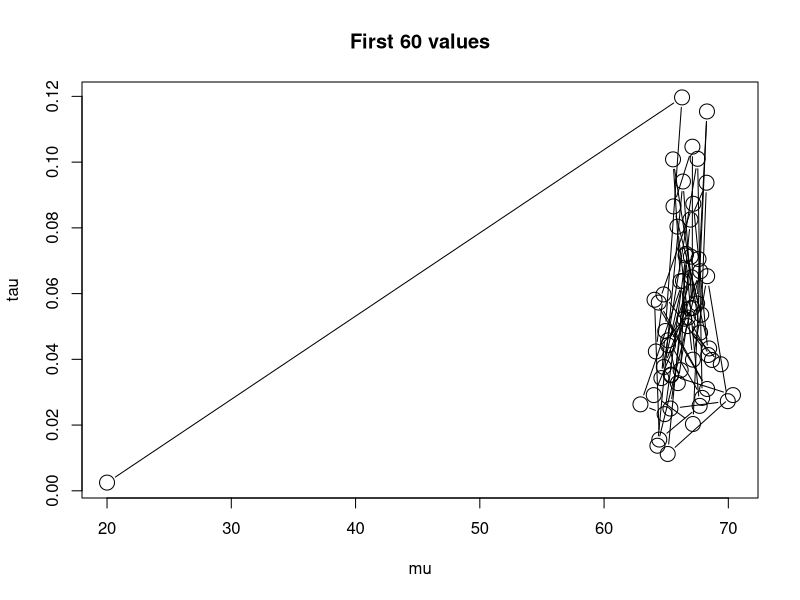
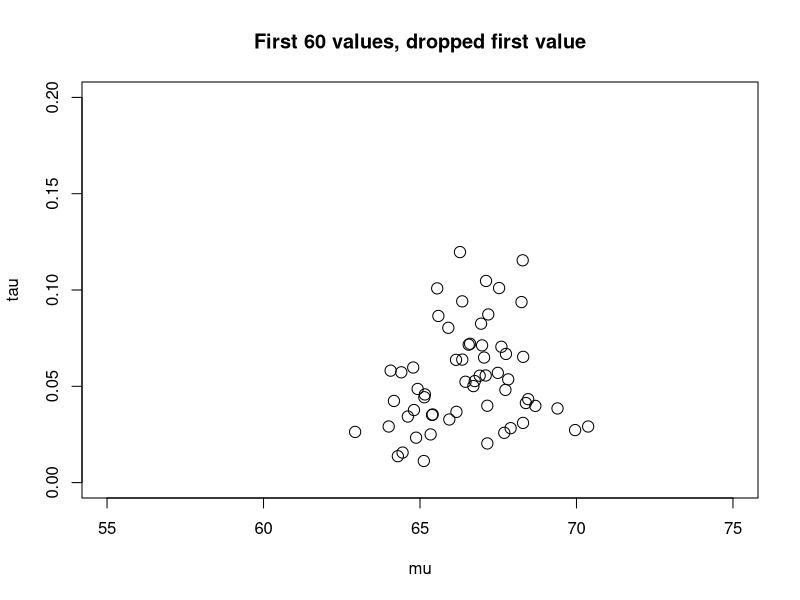
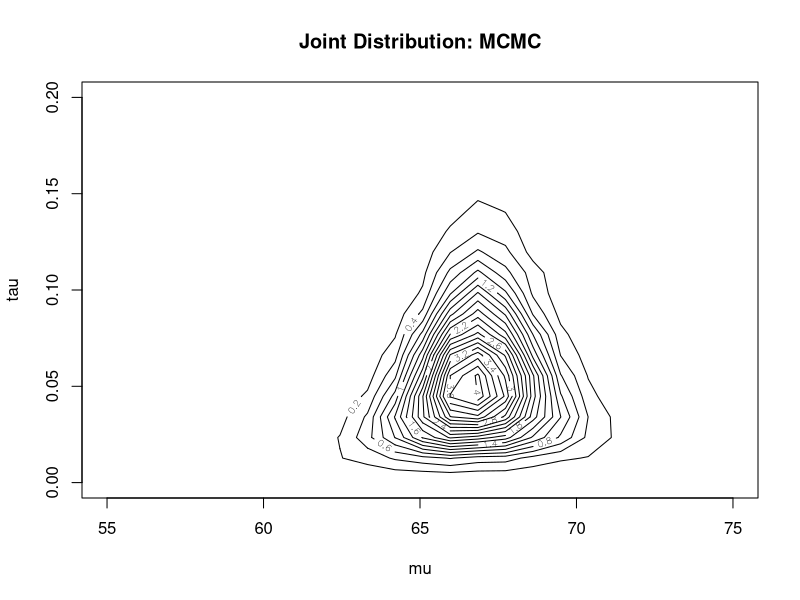
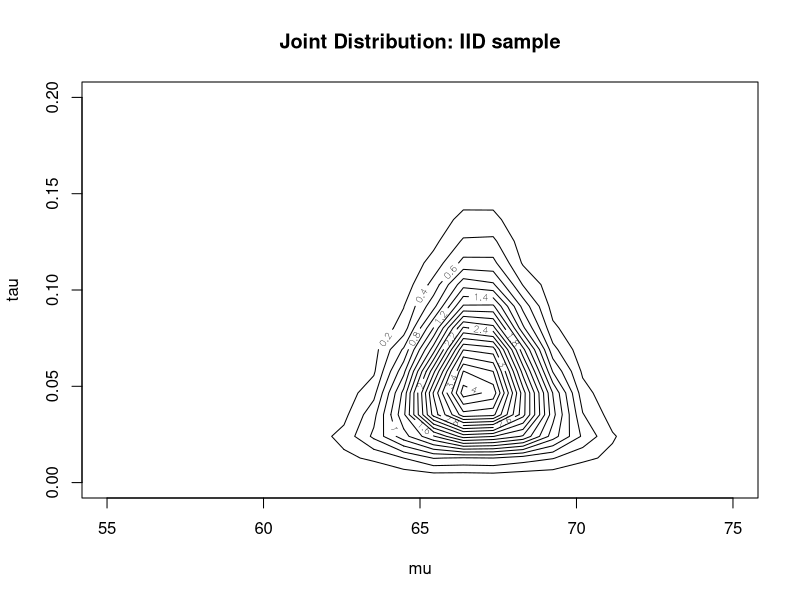
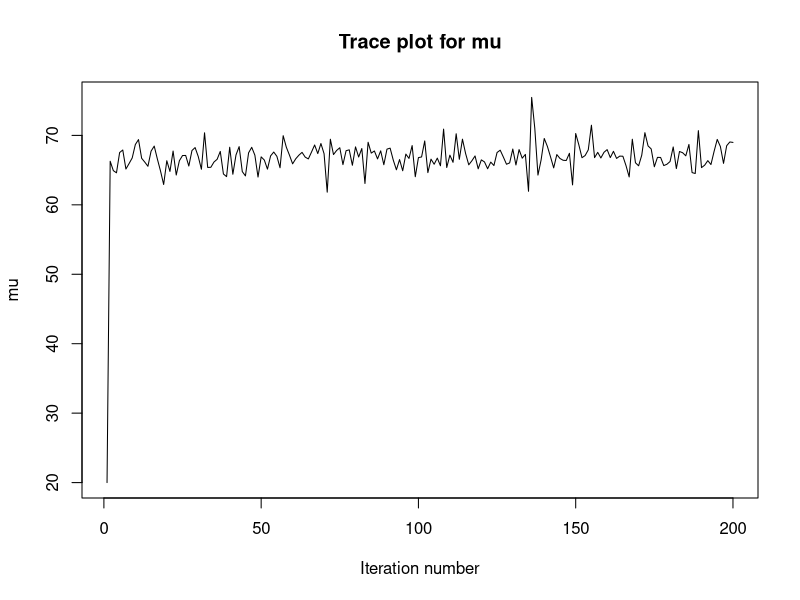
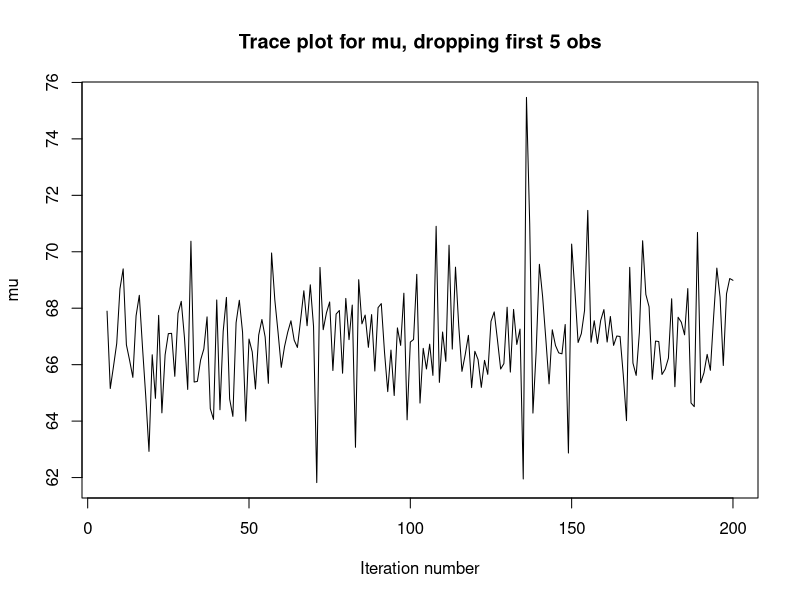
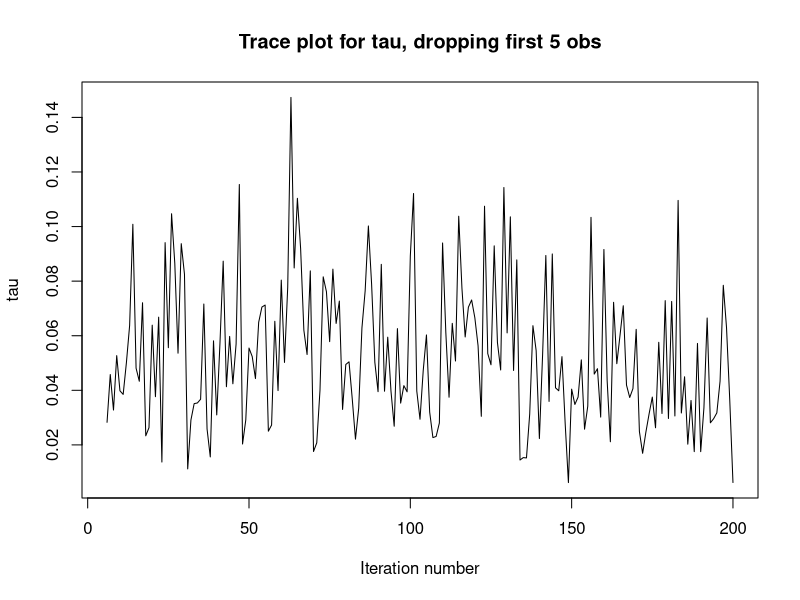
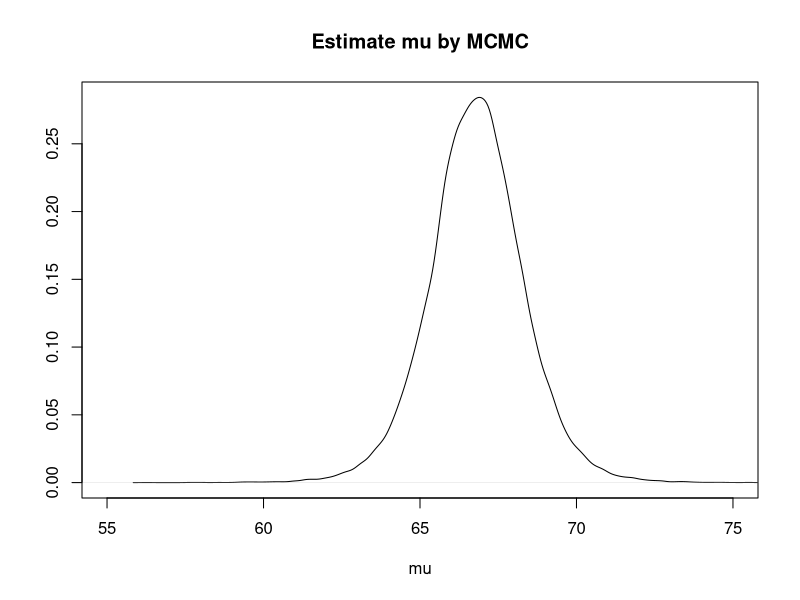

These charts were generated, in order, by the following R code:
#
#  SimplMCMC.r
#  January 24,2011
#  This file will generate an MCMC sample of normal data 
#   and produce a series of plots for this data
#
#  NOTE: all plot files are saved to directory: 
#     "c:/mike workstation/bayescourse9/plots."   
#  You may want to change this....
#

# prior
mu0<-66; theta<-4; alp<-1; bet<-25

# data
x<-c(64, 73, 64, 63, 69, 71)
xbar<-mean(x)
n<-length(x)

# starting values
muStart<-20;tauStart<-0.0025;

#  MCMC parameters
nbig<-50000; 
set.seed(333); # The purpose of set.seed is to get the same random values

if(T){        # set to true to rerun the MCMC
# Initialize chain
mu<-rep(nbig, 0)
tau<-rep(nbig,0)

mu[1]<-muStart; tau[1]<-tauStart

mu0p<- (theta*mu0+n*xbar)/(theta+n)  # does not change in loop
alpp<-alp+(0.5)*(n+1)                # does not change in loop

tau0p<-rep(nbig,0)
betp<-rep(nbig,0)

for(i in 2:nbig){
	# sample mu
	tau0p[i]<-tau[i-1]*(n+theta)
	mu[i]<-rnorm(1,mean=mu0p,sd=1/sqrt(tau0p[i]))
	
	# sample tau
	betp[i]<- bet+ 0.5*( sum( (x-mu[i])^2) + theta*(mu[i]-mu0p)^2)
	tau[i]<-rgamma(1,alpp,betp[i])
}
}
#  the following command will give the first 20 values:
 cbind(mu,tau)[1:20,]

# The next group of plots will plot the values as the get sampled in time.  
#
# Please note, that the below command write the plots to a postscript file
# to the directory: ``\verb+c:/mike workstation/bayescourse9/plots+''. If you 
# don't have such a directory, then you need to create it or better yet, change
# the directory name in the below commands.


#
#  plots the values as they get sampled in time
#
postscript(file="c:/mike workstation/bayescourse9/plots/lec2Ex7Sd.eps",
onefile=FALSE,print.it=F)

iind1<-seq(1:60)

plot(mu[iind1],tau[iind1],type="n", xlab="mu", ylab="tau")
lines(mu[1:60],tau[1:60],type="b", cex=2)
title(main="First 60 values")

dev.off()
##################################

postscript(file="c:/mike workstation/bayescourse9/plots/lec2Ex7S2c.eps",
onefile=FALSE,print.it=F)

plot(mu[2:60],tau[2:60],type="p", xlab="mu", ylab="tau",
cex=1.5, xlim=c(55,75), ylim=c(0,.2),
main="First 60 values, dropped first value")

dev.off()

# The next set of commands compares the sampled joint distribution from the 
# MCMC method versus sampling the joint distribution using the know joint 
# distribution given in the second lecture.  Note, the below code uses the 
# function \verb+kde2d(...)+ which requires that the package "MASS" is loaded 
# in R.  


library(MASS)

postscript(file="c:/mike workstation/bayescourse9/plots/lec2Ex7S2e.eps",
onefile=FALSE,print.it=F)

contour(kde2d(mu[2:nbig],tau[2:nbig]),
xlab="mu", ylab="tau",
cex=1.5, xlim=c(55,75), ylim=c(0,.2),nlevels=19,
main="Joint Distribution: MCMC")

dev.off()

#####
xa1<-4;xb1<-71.797
xmu0<-66.80; xthep<-10
xn<-50000
xgam<-rgamma(xn,xa1,xb1)
xmu<-rnorm(xn,mean=xmu0, sd=1/sqrt(xthep*xgam))
#####

postscript(file="c:/mike workstation/bayescourse9/plots/lec2Ex7S2f.eps",
onefile=FALSE,print.it=F)

contour(kde2d(xmu,xgam),
xlab="mu", ylab="tau",
cex=1.5, xlim=c(55,75), ylim=c(0,.2),nlevels=19,
main="Joint Distribution: IID sample")

dev.off()


# The next group of plots are for the trace plots.  These plots are a simple 
# time plot of one of the parameters which is sampled with the MCMC algorithm.  
# That is, for a parameter $\theta$, let the m-th step sampled value be 
# $\theta^{(m)}$. Then, the plot is simply $m$ versus $\theta^{(m)}$.  



##########################################
#
#  trace plots
#
##########################################

postscript(file="c:/mike workstation/bayescourse9/plots/lec2Ex7Ta.eps",
onefile=FALSE,print.it=F)

iind2<-seq(1,200)
plot(iind2,mu[iind2],type="l", xlab="Iteration number", ylab="mu",
cex=1.5, 
main="Trace plot for mu")

dev.off()

postscript(file="c:/mike workstation/bayescourse9/plots/lec2Ex7Tb.eps",
onefile=FALSE,print.it=F)

iind2<-seq(1,200)
iind2a<-seq(6,200)

plot(iind2a,mu[iind2a],type="l", xlab="Iteration number", ylab="mu",
cex=1.5, main="Trace plot for mu, dropping first 5 obs")

dev.off()


postscript(file="c:/mike workstation/bayescourse9/plots/lec2Ex7Td.eps",
onefile=FALSE,print.it=F)

iind2<-seq(1,200)
iind2a<-seq(6,200)

plot(iind2a,tau[iind2a],type="l", xlab="Iteration number", ylab="tau",
cex=1.5, 
main="Trace plot for tau, dropping first 5 obs")

dev.off()

# The following sequence of plots show the estimated density of $\mu$ 
# calculated from a sample from a MCMC chain, from a sample of the 
# independent distribution, and a plot of the true posterior marginal 
# distribution.



##########################################
#
#  density plots
#
##########################################

postscript(file="c:/mike workstation/bayescourse9/plots/lec2Ex7Dma.eps",
onefile=FALSE,print.it=F)

plot(density(mu[-(1:5)]),type="l", xlab="mu", ylab=" ",
cex=1.5, xlim=c(55,75), main="Estimate mu by MCMC")

dev.off()

postscript(file="c:/mike workstation/bayescourse9/plots/lec2Ex7Dmb.eps",
onefile=FALSE,print.it=F)

plot(density(mu[-(1:5)]),type="l", xlab="mu", ylab=" ",
cex=1.5, xlim=c(55,75), main="Estimate mu by Independent Sampling")
lines(density(xmu),type="l")

dev.off()

postscript(file="c:/mike workstation/bayescourse9/plots/lec2Ex7Dmc.eps",
onefile=FALSE,print.it=F)

plot((dd<-density(mu[-(1:5)])),type="l", xlab="mu", ylab=" ",
cex=1.5, xlim=c(55,75),
main="True density of mu")

lines(density(xmu),type="l")
xx<-dd$x
c2<-1/sqrt( xb1/xa1/xthep)
tt<-(xx-xmu0)*c2
ddt<-dt(tt,2*xa1)*c2
lines(xx,ddt,type="l",lwd=10)

dev.off()


